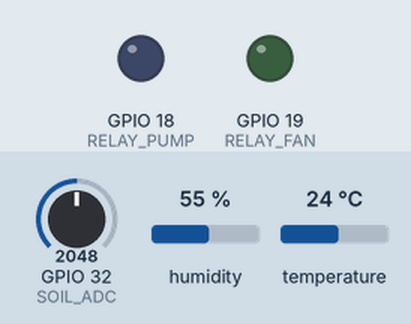
Recording of a program running on a simulated ESP32. Shown: output pins drawn as LEDs (lit = HIGH). The inputs (shaded band) are chosen by the test bench; at power-on: temperature 24 °C, GPIO 32 (SOIL_ADC) = 2048, humidity 55 %. WiFi joins after 1.5 s; servers stay silent unless stated; random numbers use the default seed unless the program sets one; no MQTT or app messages arrive unless stated; what the program prints to the serial monitor is not drawn.

Above: at 4.7 s.
4.8 s: temperature set to 25.4 °C
At 6.2 s:
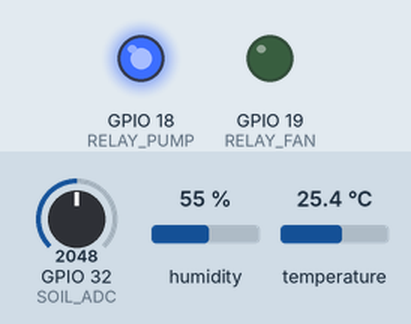
6.5 s: temperature set to 26.5 °C
At 11.2 s:
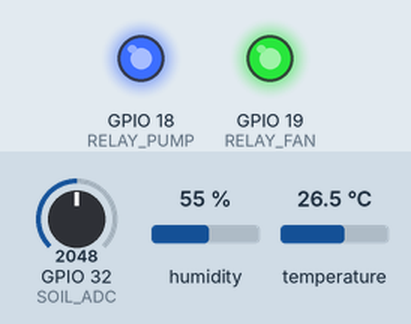
11.5 s: GPIO 32 (SOIL_ADC) set to 1033
16.2 s: GPIO 32 (SOIL_ADC) set to 913
At 21.4 s:
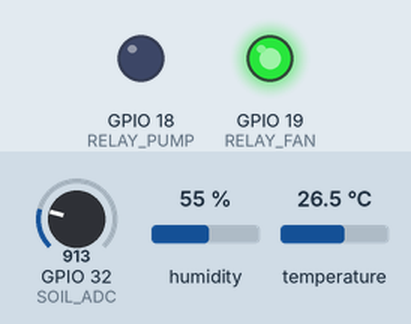
Timing chart, 0 to 22.9 s (numbered marks = the images above; inputs shaded):
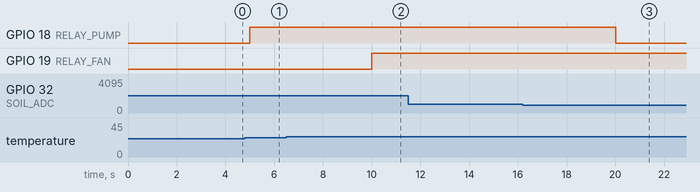

Measured:
- the behaviour switches between 26 and 26.1 °C on temperature (found by bisection; images 1 and 2)
- the behaviour switches between 983 and 982 on GPIO 32 (SOIL_ADC) (found by bisection; images 2 and 3)
- after the input at 6.5 s, GPIO 19 (RELAY_FAN): LOW → HIGH after 3.5 s
- after the input at 11.5 s, every drawn part: stays the same
- after the input at 16.2 s, GPIO 18 (RELAY_PUMP): HIGH → LOW after 3.8 s

The program:

main.cpp
```cpp
/**
 * @file main.cpp
 * @brief SICC - Finca La Fátima (Edición Resiliente)
 * @updates: Re-conector WiFi, Validación NaN, y LWT (Last Will).
 */

#include <Arduino.h>
#include <WiFi.h>
#include <PubSubClient.h>
#include <ArduinoJson.h>
#include "DHT.h"

// --- Configuración de Red y MQTT ---
const char* ssid = "Wokwi-GUEST";
const char* password = "";
const char* mqtt_server = "broker.emqx.io";

// --- Configuración de Pines ---
#define DHTPIN 15
#define SOIL_ADC 32
#define RELAY_PUMP 18
#define RELAY_FAN 19

// --- Instancias ---
DHT dht(DHTPIN, DHT22);
WiFiClient espClient;
PubSubClient client(espClient);

// --- Variables Globales ---
unsigned long lastMsg = 0;
float t_aire = 0, h_aire = 0, porc_humedad_suelo = 0;

// --- Funciones ---
void setup_wifi();
void callback(char* topic, byte* payload, unsigned int length);
void reconnect();
void loopControlAguacate();
void publishTelemetry();

void setup() {
  Serial.begin(115200);
  pinMode(RELAY_PUMP, OUTPUT);
  pinMode(RELAY_FAN, OUTPUT);
  delay(2000);
  Serial.println("================================");
  Serial.println("   FINCA LA FATIMA INICIANDO    ");
  Serial.println("================================");

  dht.begin();
  setup_wifi();
  client.setServer(mqtt_server, 1883);
  client.setCallback(callback);
}

void loop() {
  if (WiFi.status() != WL_CONNECTED) {
    setup_wifi();
  }

  if (!client.connected()) {
    reconnect();
  }
  client.loop();

  unsigned long now = millis();
  if (now - lastMsg > 5000) {
    lastMsg = now;
    loopControlAguacate();
    publishTelemetry();
  }
}

void setup_wifi() {
  if (WiFi.status() == WL_CONNECTED) return;

  Serial.println("\nConectando a WiFi...");
  WiFi.begin(ssid, password);

  int intentos = 0;
  while (WiFi.status() != WL_CONNECTED && intentos < 20) {
    delay(500);
    Serial.print(".");
    intentos++;
  }

  if (WiFi.status() == WL_CONNECTED) {
    Serial.println("\nWiFi conectado - IP: " + WiFi.localIP().toString());
  }
}

void callback(char* topic, byte* payload, unsigned int length) {
  String message;
  for (int i = 0; i < length; i++) message += (char)payload[i];

  Serial.println("Comando remoto recibido [" + String(topic) + "]: " + message);

  if (String(topic) == "finca/fatima/control/riego") {
    digitalWrite(RELAY_PUMP, (message == "ON") ? HIGH : LOW);
  }
  if (String(topic) == "finca/fatima/control/ventilacion") {
    digitalWrite(RELAY_FAN, (message == "ON") ? HIGH : LOW);
  }
}

void reconnect() {
  while (!client.connected()) {
    Serial.print("Intentando conexión MQTT...");
    String clientId = "SICC-Fatima-" + String(random(0xffff), HEX);

    if (client.connect(clientId.c_str(), "finca/fatima/estado", 0, true, "OFFLINE")) {
      Serial.println("Conectado");
      client.publish("finca/fatima/estado", "ONLINE", true);
      client.subscribe("finca/fatima/control/#");
    } else {
      Serial.print("falló, rc=");
      Serial.print(client.state());
      delay(5000);
      if (WiFi.status() != WL_CONNECTED) return;
    }
  }
}

void loopControlAguacate() {
    int h_suelo_raw = analogRead(SOIL_ADC);
    float t_temp = dht.readTemperature();
    float h_temp = dht.readHumidity();

    // Validación de sensor
    if (isnan(t_temp) || isnan(h_temp)) {
        Serial.println("⚠️ Error de lectura en DHT22!");
        return;
    }

    t_aire = t_temp;
    h_aire = h_temp;
    porc_humedad_suelo = map(h_suelo_raw, 4095, 0, 0, 100);

    // Lógica de Histéresis
    if (porc_humedad_suelo < 60.0) digitalWrite(RELAY_PUMP, HIGH);
    else if (porc_humedad_suelo > 75.0) digitalWrite(RELAY_PUMP, LOW);

    if (t_aire > 26.0) digitalWrite(RELAY_FAN, HIGH);
    else if (t_aire < 23.0) digitalWrite(RELAY_FAN, LOW);
}

void publishTelemetry() {
    StaticJsonDocument<256> doc;

    doc["temp"] = t_aire;
    doc["hum_aire"] = h_aire;
    doc["hum_suelo"] = porc_humedad_suelo;
    doc["bomba"] = digitalRead(RELAY_PUMP);
    doc["ventilador"] = digitalRead(RELAY_FAN);
    doc["wifi_rssi"] = WiFi.RSSI();

    char buffer[256];
    serializeJson(doc, buffer);
    client.publish("finca/fatima/telemetria", buffer);
    Serial.print("Telemetría enviada: ");
    Serial.println(buffer);
}

/* Hemos configurado el ESP32 para gestionar un ambiente controlado.
El LED Verde actúa como un actuador de climatización:
si la temperatura sube de 24°C, el sistema activa el enfriamiento.
Por otro lado, el LED Azul gestiona el nivel de hidratación:
si la humedad cae por debajo del 40%, se activa el sistema de riego (LeD Azul) */

/* Además del control de temperatura y humedad,
incluímos una medida de seguridad. Ese componente que parece una báscula
mide el peso del tanque de agua. Si el peso baja de cierto nivel (cuando muevo la perilla),
 el LED Azul se enciende para avisar que, aunque la planta necesite riego,
 el tanque está vacío y hay que rellenarlo */
```
